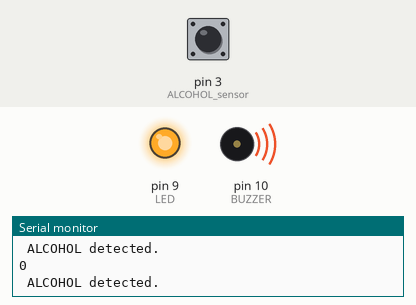
Recording of a sketch running on a simulated Arduino Uno, built with avr-gcc and run on an emulated ATmega328P. Shown: output pins drawn as LEDs (lit = HIGH), buzzer (waves = sounding, pin HIGH), the last lines printed to the serial monitor. Dashed ring = blinking. The inputs (shaded band) are chosen by the test bench; at power-on: pin 3 (ALCOHOL_sensor) LOW.

Above: at 1.2 s.
1.3 s: pin 3 (ALCOHOL_sensor) driven HIGH
At 2.5 s:
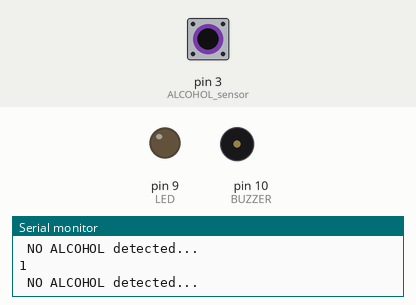
2.8 s: pin 3 (ALCOHOL_sensor) driven LOW
At 3.2 s:
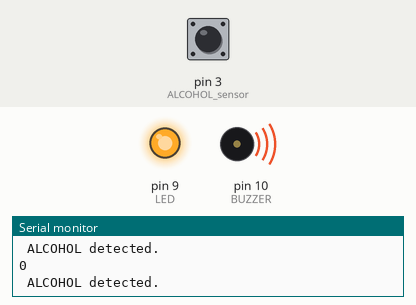
5.8 s: pin 3 (ALCOHOL_sensor) pulsed HIGH 2 times (0.12 s each, 0.3 s apart)
At 6.04 s:
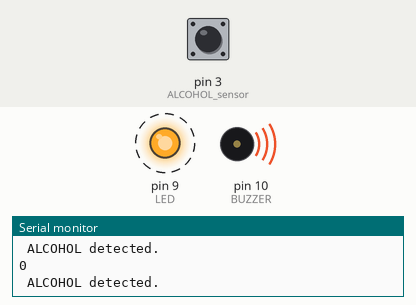
9.4 s: pin 3 (ALCOHOL_sensor) pulsed HIGH 5 times (0.12 s each, 0.3 s apart)
At 11.3 s:
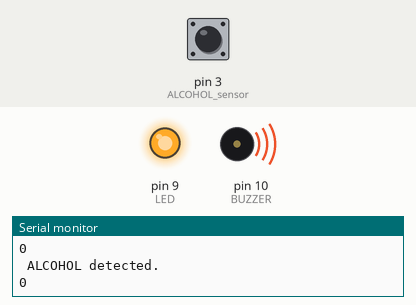
Timing chart, 0 to 12.8 s (numbered marks = the images above; inputs shaded):
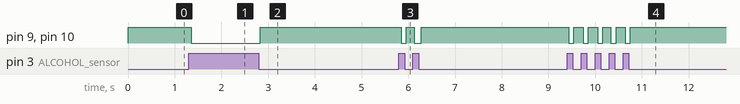

Measured:
- after the input at 1.3 s, pin 9 (LED), pin 10 (BUZZER): HIGH → LOW after 0.05 s
- after the input at 2.8 s, pin 9 (LED), pin 10 (BUZZER): LOW → HIGH at once
- after the input at 5.8 s, pin 9 (LED), pin 10 (BUZZER): alternates HIGH for 0.17 s and LOW for 0.13 s, 4 changes in all, then stays HIGH, starting after 0.05 s
- after the input at 9.4 s, pin 9 (LED), pin 10 (BUZZER): alternates HIGH for 0.20 s and LOW for 0.11 s, 10 changes in all, then stays HIGH, starting at once

The sketch:

Alcohol_detection.ino
```cpp
int LED = 9;
    int BUZZER = 10;
    int ALCOHOL_sensor = 3;// MQ-3 SENSOR
    int ALCOHOL_detected;
    void setup()
    {
     Serial.begin(9600);
     pinMode(LED, OUTPUT);
     pinMode(BUZZER, OUTPUT);
     pinMode(ALCOHOL_sensor, INPUT);
    }
    void loop()
    {
      ALCOHOL_detected = digitalRead(ALCOHOL_sensor);
      Serial.println(ALCOHOL_detected);
     if (ALCOHOL_detected == 1)
     {
      Serial.println(" NO ALCOHOL detected...");
      digitalWrite(LED, LOW);
      digitalWrite(BUZZER, LOW);
     }
     else
     {
      Serial.println(" ALCOHOL detected.");
      digitalWrite(LED, HIGH);
      digitalWrite(BUZZER, HIGH);
     }
    }
```
